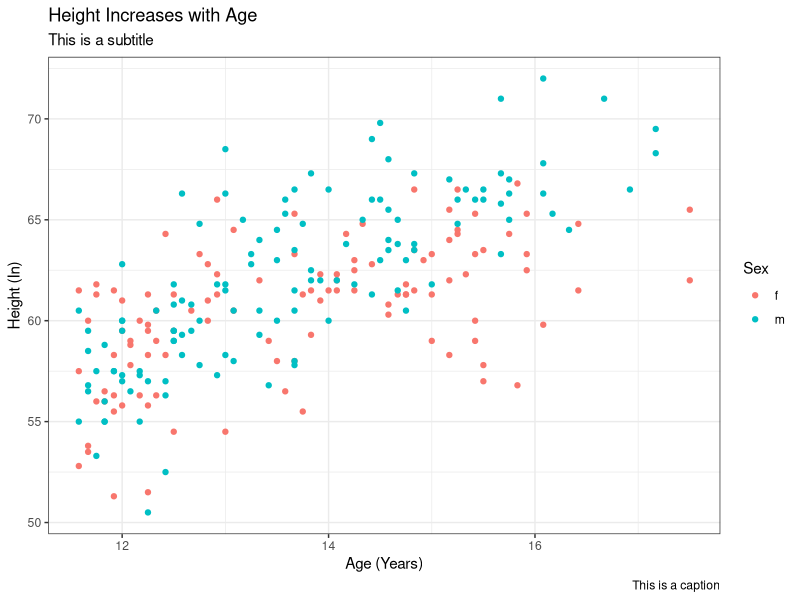
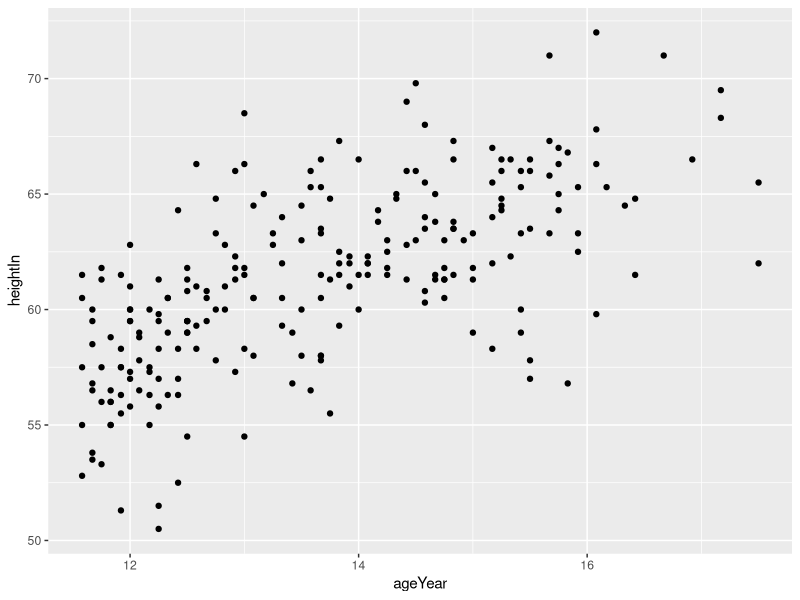
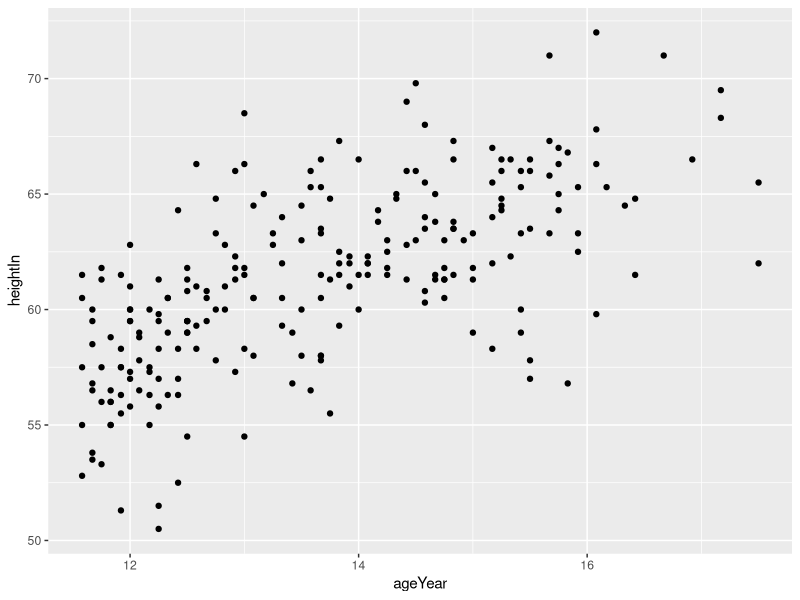
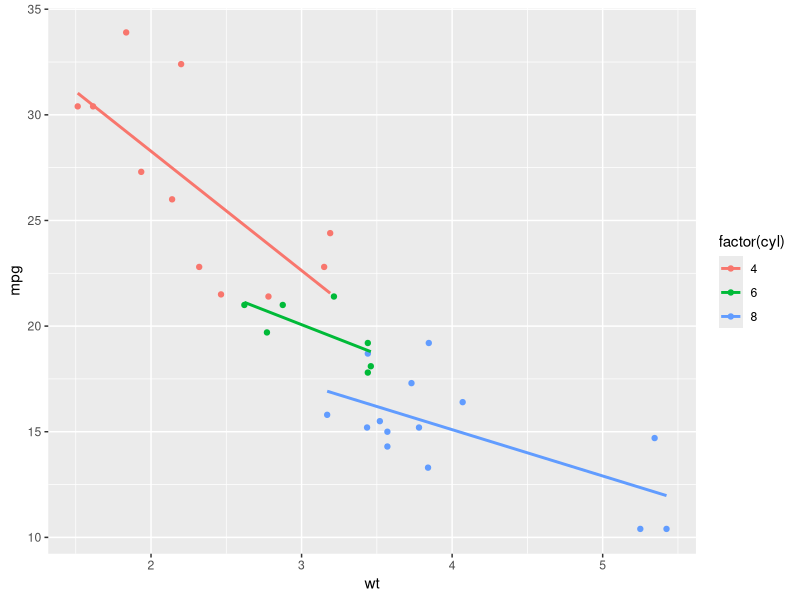
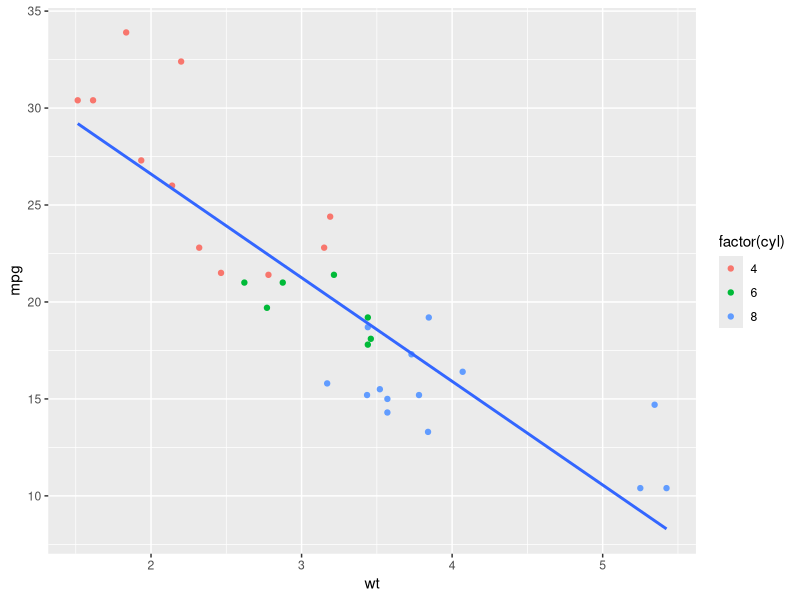
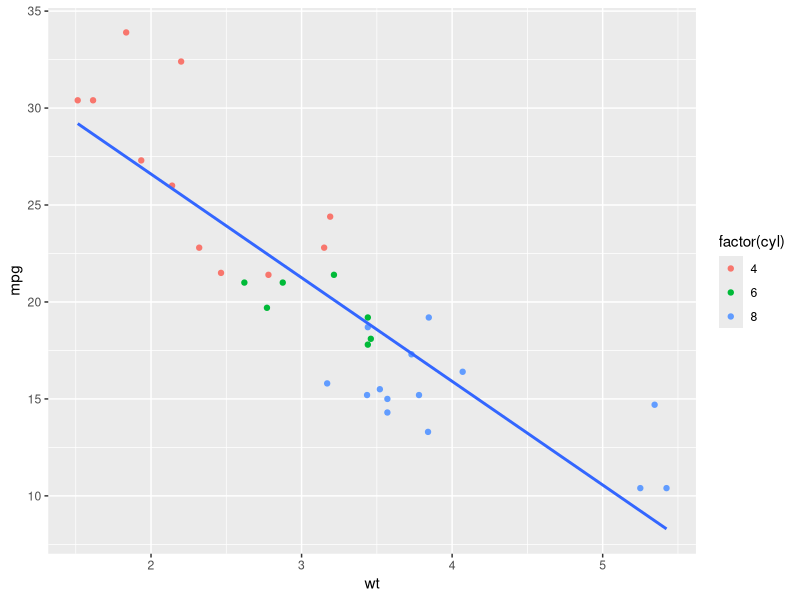
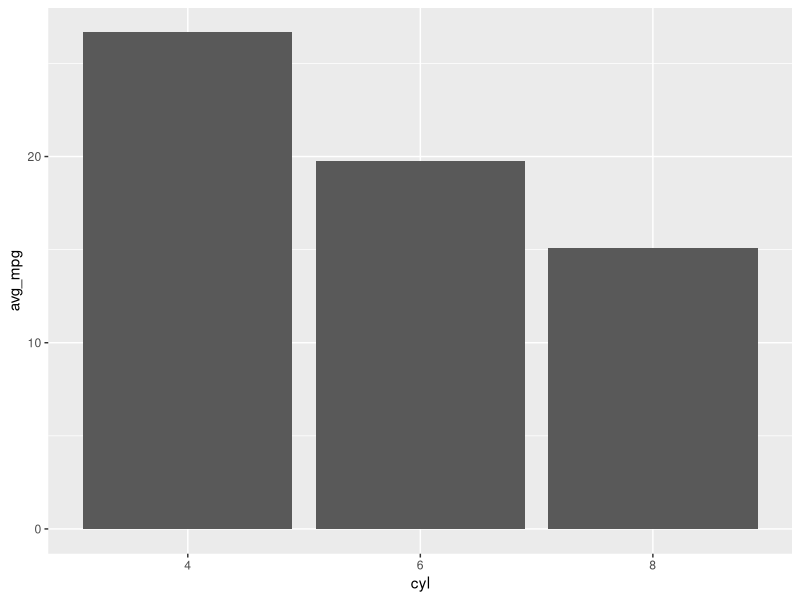
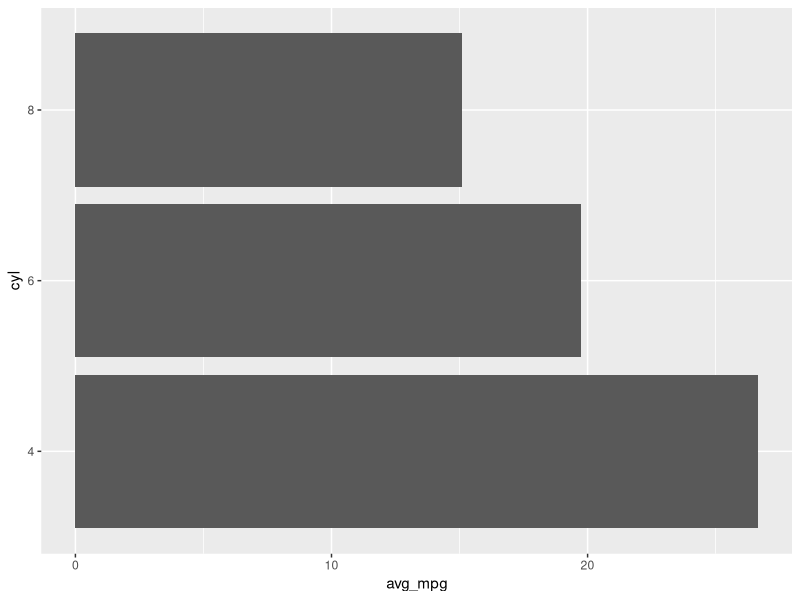

Reproduce these figures in R, in order.
## ---- chunk 1
#| echo: false
library(tidyverse)
## ---- chunk 2
#| echo: false
#| message: false
df_heightweight <- read_csv('_data/heightweight.csv')
## ---- chunk 3
ggplot(df_heightweight) +  
	geom_point(aes(x=ageYear,y=heightIn,color=sex)) +
	labs(x='Age (Years)',y='Height (In)',color='Sex',
		 title='Height Increases with Age',
		 subtitle='This is a subtitle',
		 caption='This is a caption') +
	theme_bw()
## ---- chunk 4
ggplot(df_heightweight,aes(x=ageYear,y=heightIn)) +
    geom_point()
## ---- chunk 5
ggplot(df_heightweight) +
    geom_point(aes(x=ageYear,y=heightIn))
## ---- chunk 6
ggplot(mtcars,aes(x=wt,y=mpg,color=factor(cyl))) +
    geom_point() +
    geom_smooth(method='lm',se=FALSE)
## ---- chunk 7
ggplot(mtcars,aes(x=wt,y=mpg)) +
    geom_point(aes(color=factor(cyl))) +
    geom_smooth(method='lm',se=FALSE)
## ---- chunk 8
ggplot(mtcars) +
    geom_point(aes(x=wt,y=mpg,color=factor(cyl))) +
    geom_smooth(aes(x=wt,y=mpg),method='lm',se=FALSE)
## ---- chunk 9
cyl_summary <- mtcars |> 
    mutate(cyl=as.factor(cyl)) |> 
    summarise(avg_mpg=mean(mpg),.by=cyl)

ggplot(cyl_summary) +
    geom_col(aes(x=cyl,y=avg_mpg))
## ---- chunk 10
ggplot(cyl_summary) +
    geom_col(aes(x=avg_mpg,y=cyl))
## ---- chunk 11
ggplot(cyl_summary) +
    geom_col(aes(y=cyl,x=avg_mpg))
## ---- chunk 12
cyl_summary_order <- mtcars |> 
    mutate(cyl=factor(cyl,levels=c(8,6,4))) |> 
    summarise(avg_mpg=mean(mpg),.by=cyl)

ggplot(cyl_summary_order) +
    geom_col(aes(y=cyl,x=avg_mpg),fill='#F26419')
## ---- chunk 13
ggplot(cyl_summary_order) +
    geom_col(aes(y=cyl,x=avg_mpg,fill=cyl)) +
    scale_fill_manual(values=c('#F26419','#F6AE2D','#33658A'))
## ---- chunk 14
ex_data <- tibble(v1=rnorm(100,mean=100000,sd=5000),
                  v2=rnorm(100,mean=500000,sd=1000))
## ---- chunk 15
ggplot(ex_data) + 
    geom_point(aes(x=v1,y=v2)) +
    scale_x_continuous(labels=scales::dollar) +
    scale_y_continuous(labels=scales::comma) +
    labs(x='Variable 1 in Dollars',y='Variable 2 with commas') +
    theme_classic()
